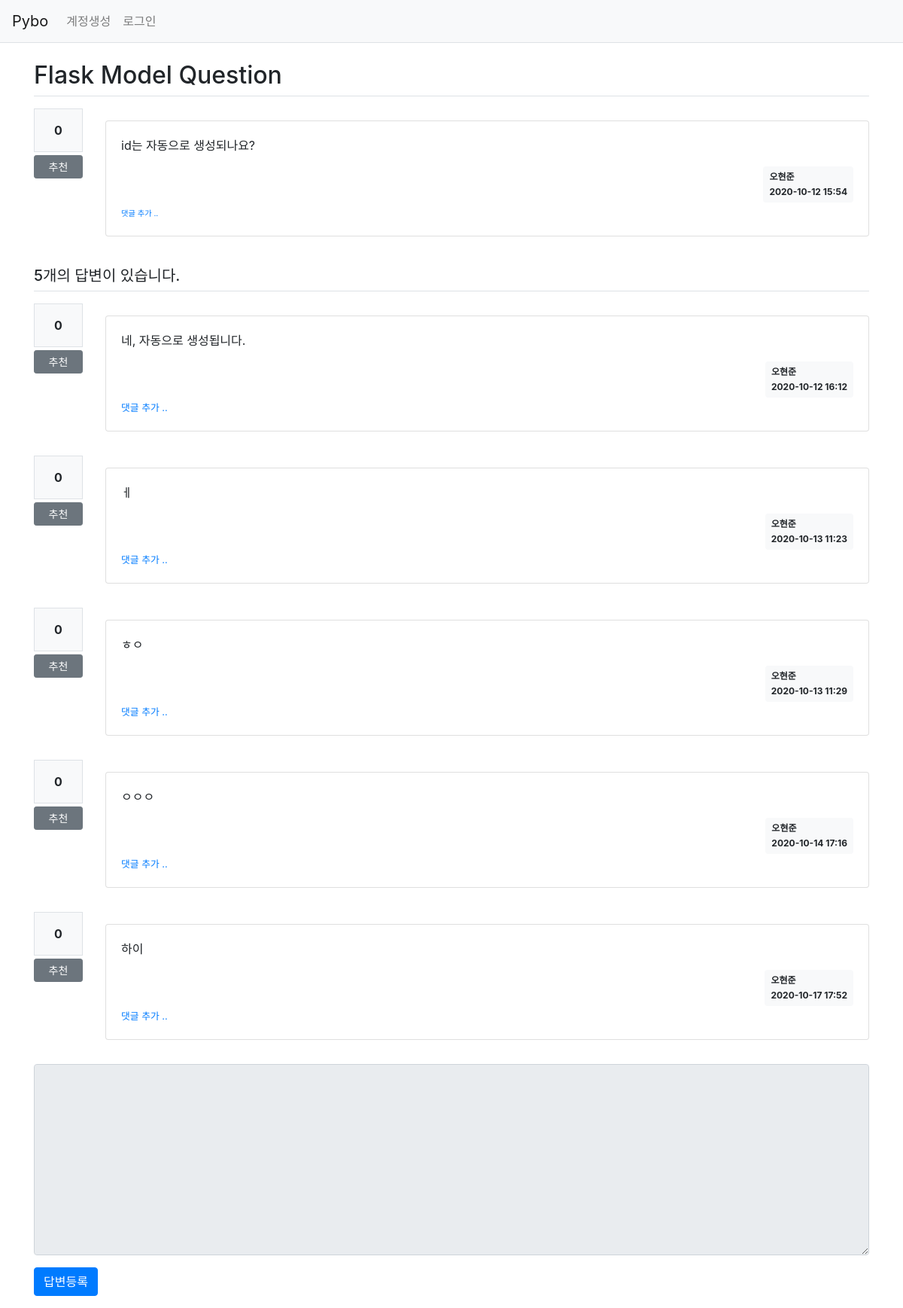
Screenshot of /question/detail/2/ with the database file from the repository.
### pybo/models.py (models this page shows)
class Question(db.Model):
    id = db.Column(db.Integer, primary_key=True)
    subject = db.Column(db.String(100), nullable=False)
    content = db.Column(db.Text(), nullable=False)
    create_date = db.Column(db.DateTime(), nullable=False)
    user_id = db.Column(db.Integer, db.ForeignKey('user.id', ondelete='CASCADE'), nullable=False)
    user = db.relationship('User', backref=db.backref('question_set'))
    modify_date = db.Column(db.DateTime(), nullable=True)
    voter = db.relationship('User', secondary=question_voter, backref=db.backref('question_voter_set'))

class User(db.Model):
    id = db.Column(db.Integer, primary_key=True)
    username = db.Column(db.String(150), unique=True, nullable=False)
    password = db.Column(db.String(200), nullable=False)
    email = db.Column(db.String(120), unique=True, nullable=False)

class Answer(db.Model):
    id = db.Column(db.Integer, primary_key=True)
    question_id = db.Column(db.Integer, db.ForeignKey('question.id', ondelete='CASCADE'))
    question = db.relationship('Question', backref=db.backref('answer_set'))
    content = db.Column(db.Text(), nullable=False)
    create_date = db.Column(db.DateTime(), nullable=False)
    user_id = db.Column(db.Integer, db.ForeignKey('user.id', ondelete='CASCADE'), nullable=False)
    user = db.relationship('User', backref=db.backref('answer_set'))
    modify_date = db.Column(db.DateTime(), nullable=True)
    voter = db.relationship('User', secondary=answer_voter, backref=db.backref('answer_voter_set'))

### pybo/views/question_views.py (the view)
@bp.route('/detail/<int:question_id>/')
def detail(question_id):
    form = AnswerForm()
    question = Question.query.get_or_404(question_id)
    return render_template('question/question_detail.html', question=question, form=form)

### pybo/forms.py
class AnswerForm(FlaskForm):
    content = TextAreaField('내용', validators=[DataRequired('내용은 필수입력 항목입니다.')])

### pybo/filter.py (called while the page is built)
def format_datetime(value, fmt="%Y-%m-%d %H:%M"):
    return value.strftime(fmt)

### pybo/views/auth_views.py (called while the page is built)
@bp.before_app_request # 이 어노테이션이 적용된 함수는 라우트 함수 실행 전에 항상 먼저 실행된다.
def load_logged_in_user():
    user_id = session.get('user_id')
    if user_id is None:
        g.user = None
    else:
        g.user = User.query.get(user_id)

### pybo/templates/question/question_detail.html (shortened to what this page needs)
{% extends 'base.html' %}
{% block content %}
<div class="container my-3">
	<h2 class="border-bottom py-2">{{ question.subject }}</h2>
	<div class="row my-3">
		<div class="col-1">
			<div class="bg-light text-center p-3 border font-weight-bolder mb-1">{{ question.voter|length }}</div>
			<a href="#" data-uri="{{ url_for('vote.question', question_id=question.id) }}"
			class="recommend btn btn-sm btn-secondary btn-block my-1">추천</a>
		</div>
		<div class="col-11">
			<div class="card my-3">
				<div class="card-body">
					<div class="card-text">{{ question.content|markdown }}</div>
					<div class="d-flex justify-content-end">
						<div class="badge badge-light p-2 text-left">
							<div class="mb-2">{{ question.user.username }}</div>
							<div>{{ question.create_date|datetime }}</div>
						</div>
					</div>
					<div>
						<a href="{{ url_for('comment.create_question', question_id=question.id) }}"
						class="small"><small>댓글 추가 ..</small></a>
					</div>
				</div>
			</div>
		</div>
	</div>
	<h5 class="border-bottom my-3 py-2">{{ question.answer_set|length }}개의 답변이 있습니다.</h5>
	{% for answer in question.answer_set %}
	<div class="row my-3">
		<div class="col-1">
			<div class="bg-light text-center p-3 border font-weight-bolder mb-1">{{ answer.voter|length }}</div>
			<a href="#" data-uri="{{ url_for('vote.answer', answer_id=answer.id) }}"
			class="recommend btn btn-sm btn-secondary btn-block my-1">추천</a>
		</div>
		<div class="col-11">
			<div class="card my-3">
				<div class="card-body">
					<div class="card-text">{{ answer.content|markdown }}</div>
					<div class="d-flex justify-content-end">
						<div class="badge badge-light p-2 text-left">
							<div class="mb-2">{{ answer.user.username }}</div>
							<div>{{ answer.create_date|datetime }}</div>
						</div>
					</div>
					<div>
						<a href="{{ url_for('comment.create_answer', answer_id=answer.id) }}"
						class="small"><smal>댓글 추가 ..</small></a>
					</div>
				</div>
			</div>
		</div>
	</div>
	{% endfor %}
	<form action="{{ url_for('answer.create', question_id=question.id) }}" method="post" class="my-3">
		<div class="form-group">
			<textarea {% if not g.user %}disabled{% endif %}
			name="content" id="content" class="form-control" rows="10">
			</textarea>
		</div>
		<input type="submit" value="답변등록" class="btn btn-primary">
	</form>
</div>
{% endblock %}

### rows the page displays
Question: subject "Flask Model Question", content "id는 자동으로 생성되나요?", create_date "2020-10-12 15:54"
User: user.username "오현준"
Answer: voter|length "0", content "네, 자동으로 생성됩니다.", user.username "오현준", create_date "2020-10-12 16:12"
Answer: voter|length "0", content "ㅔ", user.username "오현준", create_date "2020-10-13 11:23"
Answer: voter|length "0", content "ㅎㅇ", user.username "오현준", create_date "2020-10-13 11:29"
Answer: voter|length "0", content "ㅇㅇㅇ", user.username "오현준", create_date "2020-10-14 17:16"
Answer: voter|length "0", content "하이", user.username "오현준", create_date "2020-10-17 17:52"

### other values shown
{{ question.voter|length }} "0"
{{ question.answer_set|length }} "5"
